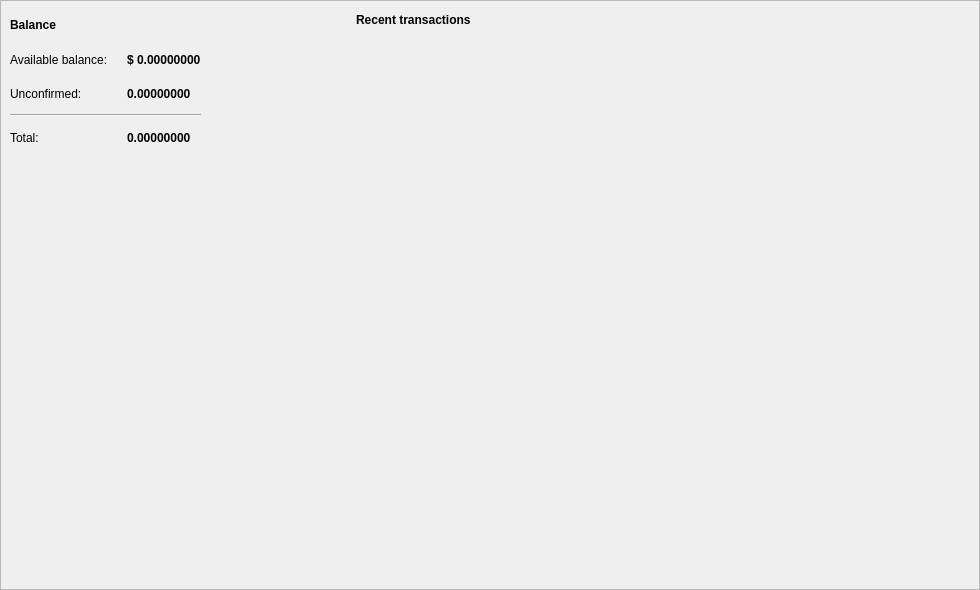
<?xml version="1.0" encoding="UTF-8"?>
<ui version="4.0">
 <class>OverviewFrame</class>
 <widget class="QFrame" name="OverviewFrame">
  <property name="geometry">
   <rect>
    <x>0</x>
    <y>0</y>
    <width>980</width>
    <height>590</height>
   </rect>
  </property>
  <property name="windowTitle">
   <string>Frame</string>
  </property>
  <property name="frameShape">
   <enum>QFrame::StyledPanel</enum>
  </property>
  <property name="frameShadow">
   <enum>QFrame::Raised</enum>
  </property>
  <layout class="QGridLayout" name="gridLayout" columnstretch="35,65">
   <property name="sizeConstraint">
    <enum>QLayout::SetDefaultConstraint</enum>
   </property>
   <property name="leftMargin">
    <number>0</number>
   </property>
   <property name="topMargin">
    <number>0</number>
   </property>
   <property name="rightMargin">
    <number>0</number>
   </property>
   <property name="bottomMargin">
    <number>0</number>
   </property>
   <property name="horizontalSpacing">
    <number>5</number>
   </property>
   <property name="verticalSpacing">
    <number>0</number>
   </property>
   <item row="0" column="0">
    <widget class="QFrame" name="m_overviewWalletFrame">
     <property name="minimumSize">
      <size>
       <width>0</width>
       <height>160</height>
      </size>
     </property>
     <property name="maximumSize">
      <size>
       <width>16777215</width>
       <height>160</height>
      </size>
     </property>
     <property name="frameShape">
      <enum>QFrame::NoFrame</enum>
     </property>
     <property name="frameShadow">
      <enum>QFrame::Raised</enum>
     </property>
     <layout class="QGridLayout" name="gridLayout_2">
      <item row="4" column="2">
       <widget class="QLabel" name="m_totalBalanceLabel">
        <property name="font">
         <font>
          <weight>75</weight>
          <bold>true</bold>
         </font>
        </property>
        <property name="text">
         <string notr="true">0.00000000</string>
        </property>
       </widget>
      </item>
      <item row="4" column="0">
       <widget class="QLabel" name="label_6">
        <property name="text">
         <string>Total:</string>
        </property>
       </widget>
      </item>
      <item row="0" column="0">
       <widget class="QLabel" name="label">
        <property name="font">
         <font>
          <weight>75</weight>
          <bold>true</bold>
         </font>
        </property>
        <property name="text">
         <string>Balance</string>
        </property>
       </widget>
      </item>
      <item row="2" column="0">
       <widget class="QLabel" name="label_4">
        <property name="text">
         <string>Unconfirmed:</string>
        </property>
       </widget>
      </item>
      <item row="1" column="0">
       <widget class="QLabel" name="label_2">
        <property name="text">
         <string>Available balance:</string>
        </property>
       </widget>
      </item>
      <item row="3" column="0" colspan="3">
       <widget class="Line" name="line">
        <property name="orientation">
         <enum>Qt::Horizontal</enum>
        </property>
       </widget>
      </item>
      <item row="2" column="2">
       <widget class="QLabel" name="m_pendingBalanceLabel">
        <property name="font">
         <font>
          <weight>75</weight>
          <bold>true</bold>
         </font>
        </property>
        <property name="text">
         <string notr="true">0.00000000</string>
        </property>
       </widget>
      </item>
      <item row="2" column="4">
       <spacer name="horizontalSpacer_2">
        <property name="orientation">
         <enum>Qt::Horizontal</enum>
        </property>
        <property name="sizeHint" stdset="0">
         <size>
          <width>40</width>
          <height>20</height>
         </size>
        </property>
       </spacer>
      </item>
      <item row="1" column="2">
       <widget class="QLabel" name="m_actualBalanceLabel">
        <property name="font">
         <font>
          <weight>75</weight>
          <bold>true</bold>
         </font>
        </property>
        <property name="text">
         <string notr="true">$ 0.00000000</string>
        </property>
       </widget>
      </item>
      <item row="1" column="1">
       <widget class="QLabel" name="m_tickerLabel1">
        <property name="text">
         <string notr="true"/>
        </property>
       </widget>
      </item>
      <item row="2" column="1">
       <widget class="QLabel" name="m_tickerLabel2">
        <property name="text">
         <string notr="true"/>
        </property>
       </widget>
      </item>
      <item row="4" column="1">
       <widget class="QLabel" name="m_tickerLabel3">
        <property name="text">
         <string notr="true"/>
        </property>
       </widget>
      </item>
     </layout>
    </widget>
   </item>
   <item row="1" column="0" rowspan="2">
    <spacer name="verticalSpacer">
     <property name="orientation">
      <enum>Qt::Vertical</enum>
     </property>
     <property name="sizeType">
      <enum>QSizePolicy::Expanding</enum>
     </property>
     <property name="sizeHint" stdset="0">
      <size>
       <width>20</width>
       <height>425</height>
      </size>
     </property>
    </spacer>
   </item>
   <item row="0" column="1" rowspan="3">
    <widget class="QFrame" name="frame_2">
     <property name="minimumSize">
      <size>
       <width>0</width>
       <height>0</height>
      </size>
     </property>
     <property name="maximumSize">
      <size>
       <width>16777215</width>
       <height>16777215</height>
      </size>
     </property>
     <property name="frameShape">
      <enum>QFrame::NoFrame</enum>
     </property>
     <property name="frameShadow">
      <enum>QFrame::Raised</enum>
     </property>
     <layout class="QVBoxLayout" name="verticalLayout">
      <item>
       <layout class="QHBoxLayout" name="horizontalLayout">
        <item>
         <widget class="QLabel" name="label_8">
          <property name="font">
           <font>
            <weight>75</weight>
            <bold>true</bold>
           </font>
          </property>
          <property name="text">
           <string>Recent transactions</string>
          </property>
         </widget>
        </item>
        <item>
         <spacer name="horizontalSpacer">
          <property name="orientation">
           <enum>Qt::Horizontal</enum>
          </property>
          <property name="sizeHint" stdset="0">
           <size>
            <width>40</width>
            <height>20</height>
           </size>
          </property>
         </spacer>
        </item>
       </layout>
      </item>
      <item>
       <widget class="QTreeView" name="m_recentTransactionsView">
        <property name="palette">
         <palette>
          <active>
           <colorrole role="Base">
            <brush brushstyle="SolidPattern">
             <color alpha="0">
              <red>0</red>
              <green>0</green>
              <blue>0</blue>
             </color>
            </brush>
           </colorrole>
           <colorrole role="Window">
            <brush brushstyle="SolidPattern">
             <color alpha="0">
              <red>0</red>
              <green>0</green>
              <blue>0</blue>
             </color>
            </brush>
           </colorrole>
          </active>
          <inactive>
           <colorrole role="Base">
            <brush brushstyle="SolidPattern">
             <color alpha="0">
              <red>0</red>
              <green>0</green>
              <blue>0</blue>
             </color>
            </brush>
           </colorrole>
           <colorrole role="Window">
            <brush brushstyle="SolidPattern">
             <color alpha="0">
              <red>0</red>
              <green>0</green>
              <blue>0</blue>
             </color>
            </brush>
           </colorrole>
          </inactive>
          <disabled>
           <colorrole role="Base">
            <brush brushstyle="SolidPattern">
             <color alpha="0">
              <red>0</red>
              <green>0</green>
              <blue>0</blue>
             </color>
            </brush>
           </colorrole>
           <colorrole role="Window">
            <brush brushstyle="SolidPattern">
             <color alpha="0">
              <red>0</red>
              <green>0</green>
              <blue>0</blue>
             </color>
            </brush>
           </colorrole>
          </disabled>
         </palette>
        </property>
        <property name="focusPolicy">
         <enum>Qt::NoFocus</enum>
        </property>
        <property name="autoFillBackground">
         <bool>true</bool>
        </property>
        <property name="styleSheet">
         <string notr="true"/>
        </property>
        <property name="frameShape">
         <enum>QFrame::NoFrame</enum>
        </property>
        <property name="editTriggers">
         <set>QAbstractItemView::NoEditTriggers</set>
        </property>
        <property name="selectionMode">
         <enum>QAbstractItemView::NoSelection</enum>
        </property>
        <property name="rootIsDecorated">
         <bool>false</bool>
        </property>
        <property name="uniformRowHeights">
         <bool>true</bool>
        </property>
        <property name="itemsExpandable">
         <bool>false</bool>
        </property>
        <property name="headerHidden">
         <bool>true</bool>
        </property>
        <property name="expandsOnDoubleClick">
         <bool>false</bool>
        </property>
       </widget>
      </item>
     </layout>
    </widget>
   </item>
  </layout>
 </widget>
 <resources/>
 <connections/>
</ui>
